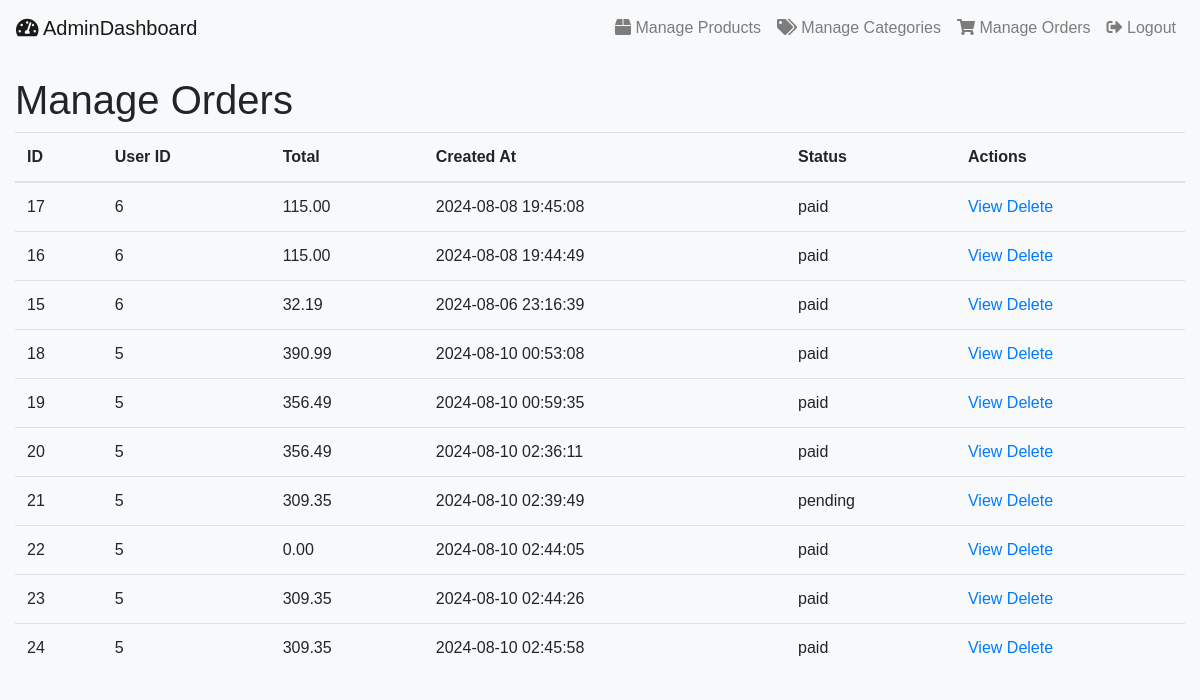
Screenshot of /admin/admin_manage_orders.php with the database file from the repository.
### tables this page shows
CREATE TABLE IF NOT EXISTS `orders` (
  `id` int NOT NULL AUTO_INCREMENT,
  `user_id` int DEFAULT NULL,
  `total` decimal(10,2) NOT NULL,
  `created_at` timestamp NULL DEFAULT CURRENT_TIMESTAMP,
  `status` varchar(20) DEFAULT 'pending',
  PRIMARY KEY (`id`),
  KEY `user_id` (`user_id`)
);

### admin/admin_manage_orders.php (the view, shortened to what this page needs)
<?php
require '../db.php';
$sql = "SELECT * FROM orders";
$stmt = $conn->prepare($sql);
$stmt->execute();
$orders = $stmt->fetchAll(PDO::FETCH_ASSOC);
?>
<!DOCTYPE html>
<html lang="en">
<head>
    <link rel="stylesheet" href="../assets/css/styles.css">
</head>
<body>
    <?php include 'admin_header.php'; ?>
    <div class="container">
        <h1>Manage Orders</h1>
        <table class="table">
            <thead>
                <tr>
                    <th>ID</th>
                    <th>User ID</th>
                    <th>Total</th>
                    <th>Created At</th>
                    <th>Status</th>
                    <th>Actions</th>
                </tr>
            </thead>
            <tbody>
                <?php foreach ($orders as $order): ?>
                    <tr>
                        <td><?= $order['id'] ?></td>
                        <td><?= $order['user_id'] ?></td>
                        <td><?= number_format($order['total'], 2) ?></td>
                        <td><?= $order['created_at'] ?></td>
                        <td><?= $order['status'] ?></td>
                        <td>
                            <a href="admin_view_order.php?id=<?= $order['id'] ?>">View</a>
                            <a href="admin_delete_order.php?id=<?= $order['id'] ?>">Delete</a>
                        </td>
                    </tr>
                <?php endforeach; ?>
            </tbody>
        </table>
    </div>
    <?php include 'admin_footer.php'; ?>
</body>
</html>

### assets/css/styles.css (style rules this page uses)
body { font-family: Arial, sans-serif; background-color: #f8f9fa; margin: 0; padding: 0; }
.container { max-width: 1200px; margin: auto; }

### rows the page displays
orders: id "17", user "6", total "115.00", created_at "2024-08-08 19:45:08", status "paid"
orders: id "16", user "6", total "115.00", created_at "2024-08-08 19:44:49", status "paid"
orders: id "15", user "6", total "32.19", created_at "2024-08-06 23:16:39", status "paid"
orders: id "18", user "5", total "390.99", created_at "2024-08-10 00:53:08", status "paid"
orders: id "19", user "5", total "356.49", created_at "2024-08-10 00:59:35", status "paid"
orders: id "20", user "5", total "356.49", created_at "2024-08-10 02:36:11", status "paid"
orders: id "21", user "5", total "309.35", created_at "2024-08-10 02:39:49", status "pending"
orders: id "22", user "5", total "0.00", created_at "2024-08-10 02:44:05", status "paid"
orders: id "23", user "5", total "309.35", created_at "2024-08-10 02:44:26", status "paid"
orders: id "24", user "5", total "309.35", created_at "2024-08-10 02:45:58", status "paid"
